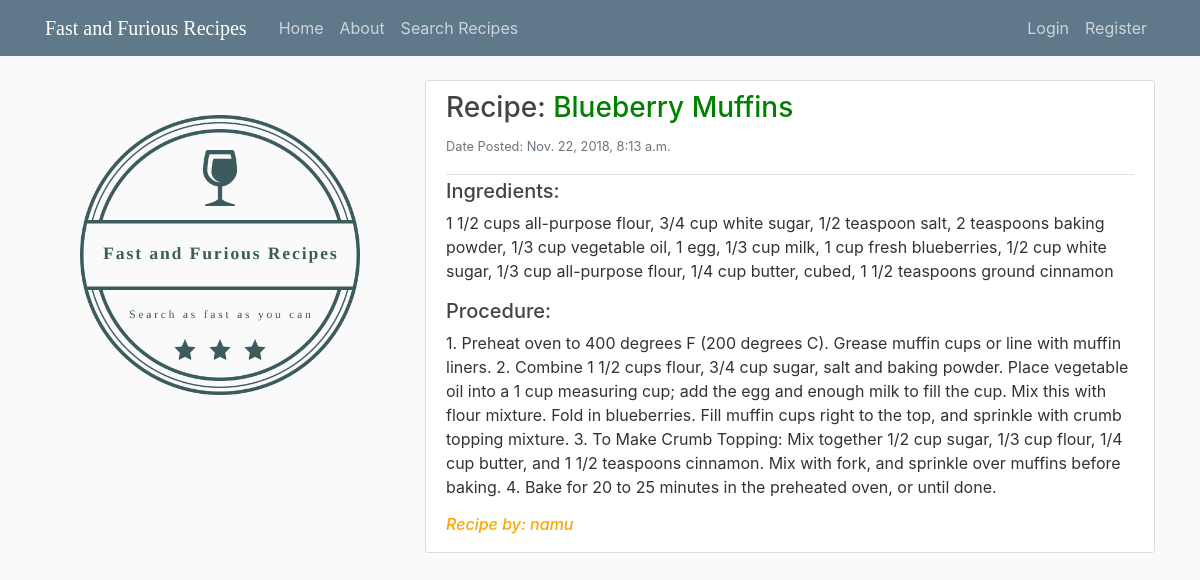
The app's page /recipes/24/ with its own data.
### recipes/models.py (models this page shows, shortened)
class Recipes(models.Model):
    title = models.CharField(max_length=100)
    ingredients = models.TextField()
    content = models.TextField()
    date_posted = models.DateTimeField(default=timezone.now)
    author = models.ForeignKey(User, on_delete=models.CASCADE)

### recipes/views.py (the view)
# urls.py: path('recipes/<int:pk>/', RecipesDetailView.as_view(), name='recipes-detail'),
class RecipesDetailView(DetailView):
    model = Recipes

### recipes/templates/recipes/recipes_detail.html (shortened to what this page needs)
{% extends "recipes/base.html" %}
{% block content %}
   <article class="media content-section">
      <div class="media-body">
          <div class="article-metadata">
            <h3 class="article-title" href="#" > Recipe: <font color = "green"> {{ object.title }} </font></h3>
              <p> <small class="text-muted"> Date Posted:  {{object.date_posted}} </small></p>
          </div>
            <h5>Ingredients: </h5> <p>  {{ object.ingredients}}</p>
              <h5 class="article-content"> Procedure: </h5>
                  <p> {{ object.content }}</p>
              <h6 style="color:orange ; font-style:italic"> Recipe by:  {{object.author}} </h6>
          </div>
    </article>
{% endblock content %}

### recipes/static/recipes/main.css (style rules this page uses)
body { background: #fafafa; color: #333333; margin-top: 5rem; }
h1, h2, h3, h4, h5, h6 { color: #444444; }
.content-section { background: #ffffff; padding: 10px 20px; border: 1px solid #dddddd; border-radius: 3px; margin-bottom: 20px; }
.article-title { color: #444444; }
.article-content { white-space: pre-line; }
.article-metadata { padding-bottom: 1px; margin-bottom: 4px; border-bottom: 1px solid #e3e3e3 }

### records on screen
Recipes: title "Blueberry Muffins", date_posted "Nov. 22, 2018, 8:13 a.m.", ingredients "1 1/2 cups all-purpose flour, 3/4 cup white sugar, 1/2 teaspoon salt, 2 teaspoons baking powder, 1/3 cup vegetable oil, 1 egg, 1/3 cup milk, 1 cup fresh blueberries, 1/2 cup white sugar, 1/3 cup all-purpose flour, 1/4 cup butter, cubed, 1 1/2 teaspoons ground cinnamon", content "1. Preheat oven to 400 degrees F (200 degrees C). Grease muffin cups or line with muffin liners. 2. Combine 1 1/2 cups flour, 3/4 cup sugar, salt and baking powder. Place vegetable oil into a 1 cup measuring cup; add the egg and enough milk to fill the cup. Mix this with flour mixture. Fold in blueberries. Fill muffin cups right to the top, and sprinkle with crumb topping mixture. 3. To Make Crumb Topping: Mix together 1/2 cup sugar, 1/3 cup flour, 1/4 cup butter, and 1 1/2 teaspoons cinnamon. Mix with fork, and sprinkle over muffins before baking. 4. Bake for 20 to 25 minutes in the preheated oven, or until done.", author "namu"
